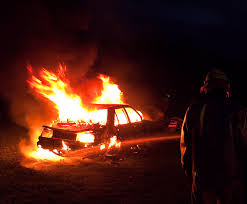
#> input picture real_dataset/fire/fire/images_146.jpg, 247 x 204 px
$ python -i classifier.py   (imports and definitions only)   (older library calls are emulated)
#> lines starting #> are read from the running program, lines starting #| are printed output that depends on the picture; after the words box and inside, x2 and y2 are one past the last pixel; in counts of white or black regions, pixels touching at a corner belong together
#> further down, picture is the input picture: shape (204, 247, 3); mean B, G, R 20.5, 28.5, 67.5
"""
classifier.py
-------------
Digital Image Processing (DIP) feature extraction + ML classification for:
  1. Traffic:  Yes/No  ->  if Yes: Light / Medium / Heavy
  2. Fire:     Yes/No   (deliberately rejects cigarette-lighter-scale flames)

DIP techniques used (classical, explainable — good for a project report):
  - Grayscale conversion + Canny edge detection        -> edge density
  - Contour detection on adaptive-thresholded regions   -> "vehicle blob" count
  - Color histogram spread (std-dev across channels)    -> visual clutter proxy
  - HSV color-space thresholding for fire-colored pixels (orange/yellow/red,
    high saturation & value)                            -> fire mask
  - Connected-component analysis on the fire mask       -> largest fire-region
    area ratio + region count (this is what separates a lighter flame from a
    real fire: AREA and SPREAD, not just "is there orange in the frame")

ML layer: HistGradientBoostingClassifier (scikit-learn) trained on the extracted
features. Swap TRAFFIC_DIR / FIRE_DIR to real dataset folders for your actual
submission (see generate_dataset.py header for real dataset names).
"""
import cv2
import numpy as np
import os
import random
from glob import glob
from sklearn.ensemble import RandomForestClassifier, HistGradientBoostingClassifier
from sklearn.model_selection import train_test_split
from sklearn.metrics import accuracy_score, classification_report

BASE = os.path.dirname(__file__)

# REAL, PUBLICLY-SOURCED IMAGES (not synthetic):
#   traffic/heavy, traffic/light  <- OlafenwaMoses/Traffic-Net (dense_traffic / sparse_traffic classes)
#   fire/fire                     <- OlafenwaMoses/Traffic-Net "fire" class + cair/Fire-Detection-Image-Dataset
#   fire/no_fire                  <- OlafenwaMoses/Traffic-Net "accident" + extra "sparse_traffic" scenes
#     (accident scenes are a deliberately hard negative: red brake lights / red vehicles look
#      fire-colored to a naive classifier, which is exactly what should NOT trigger "fire: yes")
# Falls back to the synthetic set only if the real folder isn't present.
REAL_DIR = os.path.join(BASE, "real_dataset")
SYNTH_DIR = os.path.join(BASE, "dataset")
TRAFFIC_DIR = os.path.join(REAL_DIR, "traffic") if os.path.isdir(REAL_DIR) else os.path.join(SYNTH_DIR, "traffic")
FIRE_DIR = os.path.join(REAL_DIR, "fire") if os.path.isdir(REAL_DIR) else os.path.join(SYNTH_DIR, "fire")
USING_REAL_DATA = os.path.isdir(REAL_DIR)

# ---------------------------------------------------------------- FEATURES --

_HOG = cv2.HOGDescriptor((128, 128), (32, 32), (16, 16), (16, 16), 9)


def _hsv_hist(hsv):
    hh = cv2.calcHist([hsv], [0], None, [12], [0, 180]).flatten()
    sh = cv2.calcHist([hsv], [1], None, [6], [0, 256]).flatten()
    vh = cv2.calcHist([hsv], [2], None, [6], [0, 256]).flatten()
    hist = np.concatenate([hh, sh, vh])
    return hist / max(hist.sum(), 1)


def extract_traffic_features(img):
    """Rich DIP feature vector (1801 dims). The first 3 entries are the original interpretable
    features (edge density, vehicle-blob count, colour clutter); the rest add edge density by
    image band/quadrant, HSV colour histograms, sharpness, brightness stats and HOG texture."""
    img = cv2.resize(img, (224, 224))
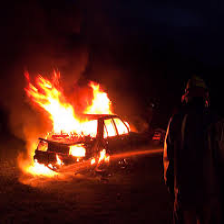
#> img: shape (224, 224, 3); mean of channels 0, 1, 2 20.5, 28.4, 67.4; drawn as B, G, R
    gray = cv2.cvtColor(img, cv2.COLOR_BGR2GRAY)
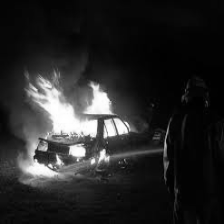
#> gray: shape (224, 224); min 0, max 255, mean 39.2
    edges = cv2.Canny(gray, 60, 150)
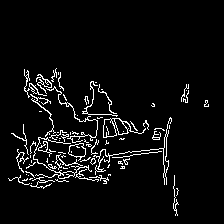
#> edges: shape (224, 224); 5.1% white in thin lines or dots, all inside (x1, y1, x2, y2) = (8, 68, 209, 216)
    h = edges.shape[0]
#> h = 224
    bands = [edges[i * h // 3:(i + 1) * h // 3].mean() / 255.0 for i in range(3)]
#> bands = [0.00157, 0.0844, 0.0663]
    quads = [edges[:112, :112].mean(), edges[:112, 112:].mean(),
             edges[112:, :112].mean(), edges[112:, 112:].mean()]
#> quads = [10.71, 1.65, 28.05, 11.59]
    quads = [q / 255.0 for q in quads]
#> quads = [0.042, 0.00646, 0.11, 0.0454]
    thresh = cv2.adaptiveThreshold(gray, 255, cv2.ADAPTIVE_THRESH_MEAN_C,
                                    cv2.THRESH_BINARY_INV, 15, 5)
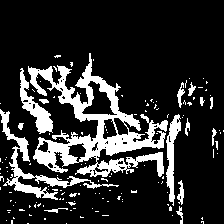
#> thresh: shape (224, 224); 18.2% white; 138 white regions (122 under 20 px)
    contours, _ = cv2.findContours(thresh, cv2.RETR_EXTERNAL, cv2.CHAIN_APPROX_SIMPLE)
#> contours = 135 contours, 124 with area under 20; largest, box (x1, y1, x2, y2) and area: (28, 53, 168, 177) 6050, (0, 109, 119, 200) 1062, (20, 68, 53, 134) 638, (166, 114, 181, 206) 521, (177, 180, 184, 205) 68
    blob_count = len([c for c in contours if 60 < cv2.contourArea(c) < 600])
#> blob_count = 2
    hist = _hsv_hist(cv2.cvtColor(img, cv2.COLOR_BGR2HSV))
#> in _hsv_hist, `hh = cv2.calcHist([hsv], [0], None, [12], [0, 180]).flatten()`: hh = [17903, 1817, 628, 69, 72, 68, 99, 46, 5096, 2646, 3398, 18334]
#> in _hsv_hist, `sh = cv2.calcHist([hsv], [1], None, [6], [0, 256]).flatten()`: sh = [1473, 410, 412, 1075, 11750, 35056]
#> in _hsv_hist, `vh = cv2.calcHist([hsv], [2], None, [6], [0, 256]).flatten()`: vh = [29747, 6955, 3926, 2059, 1452, 6037]
#> in _hsv_hist, `hist = np.concatenate([hh, sh, vh])`: hist = 24 values, max 35056 at index 17, min 46 at index 7, mean 6272
#> hist = 24 values, max 0.233 at index 17, min 0.000306 at index 7, mean 0.0417
    sharp = cv2.Laplacian(gray, cv2.CV_64F).var() / 1000.0
#> sharp = 0.408
    hog = _HOG.compute(cv2.resize(gray, (128, 128))).flatten()
#> hog = 1764 values, max 0.366 at index 1191, min 5.62e-05 at index 1083, mean 0.143
    base = [edges.mean() / 255.0, blob_count, img.reshape(-1, 3).std(axis=0).mean() / 255.0]
#> base = [0.051, 2, 0.238]
    return np.concatenate([base, bands, quads, hist,
                           [sharp, gray.mean() / 255.0, gray.std() / 255.0], hog])


TRAFFIC_FEATURE_NAMES = ["edge_density", "vehicle_blob_count", "color_std"]  # first 3 of the vector


# [24 lines left out: function extract_fire_features, not called in this run]


FIRE_FEATURE_NAMES = ["fire_pixel_ratio", "largest_region_ratio", "fire_region_count"]  # first 3 of the vector

# -------------------------------------------------------------- DATASET IO --

# [81 lines left out: functions load_dataset, train_traffic_model, train_fire_model, classify_traffic_image, classify_fire_image, _all_images, not called in this run]


# [38 lines not run here, left out]

>>> import cv2
>>> picture = cv2.imread('real_dataset/fire/fire/images_146.jpg')
>>> result = extract_traffic_features(picture)
#> result = 1801 values, max 2 at index 1, min 5.62e-05 at index 1120, mean 0.142
